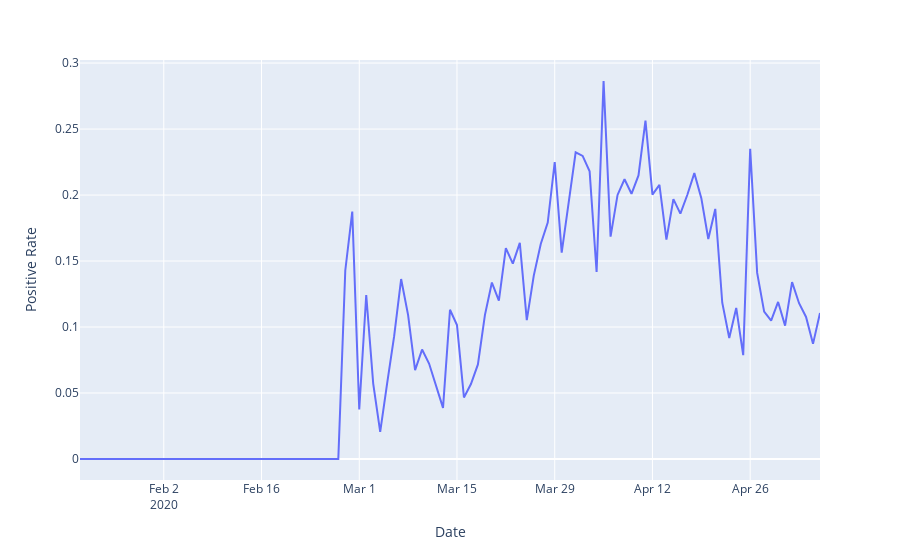

The cell this chart's notebook holds for it:
### Code cell
import math
#print(test_data)
result = []
for d in us_covid19_data.date:
    nc = us_covid19_data[ us_covid19_data.date == d].new_cases.iloc[0]
    tt = test_data[ test_data.date == d].totalTestResultsIncrease.values
    if len(tt) == 0:
        tt = 0
    else:
        tt = tt[0]
        if math.isnan(tt):
            tt = 0

    if tt == 0:
        ratio = 0
    else:
        ratio = nc / tt

    
    result.append(ratio)
    
import plotly.express as px

fig2 = px.line(x=us_covid19_data.date, y=result, labels={'x':'Date', 'y':'Positive Rate'})
fig2.show()
